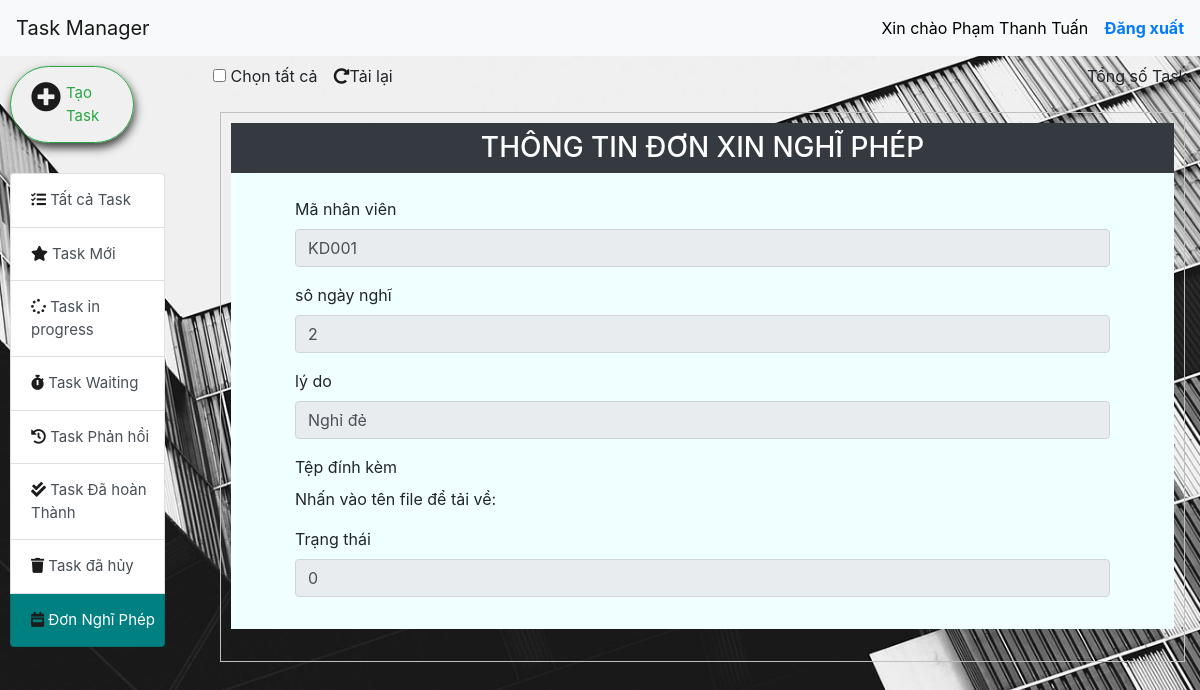
/manager/inforDonDaTao.php?maDon=1 (signed in), run on the app's committed database.
### tables this page shows
CREATE TABLE `DonXinNghiPhep` (
  `maDon` int(10) NOT NULL,
  `maNhanVien` varchar(10) NOT NULL,
  `soNgayNghi` int(11) NOT NULL,
  `trangThai` tinyint(1) NOT NULL DEFAULT '0',
  `lyDo` varchar(200) NOT NULL,
  `ngayTao` datetime NOT NULL DEFAULT CURRENT_TIMESTAMP,
  `tapTin` varchar(200) DEFAULT NULL,
  `KetQua` tinyint(1) NOT NULL DEFAULT '0'
);

### manager/inforDonDaTao.php (the view, shortened to what this page needs)
<?php
        $sql = "SELECT * FROM DonXinNghiPhep where maDon = ".$_GET['maDon']."";
        $conn = connect_db();
        $result = $conn->query($sql);
        $row = $result->fetch_assoc();
?>
<!DOCTYPE html>
<html lang="en">
<head>
	<link rel="stylesheet" href="https://maxcdn.bootstrapcdn.com/bootstrap/4.5.2/css/bootstrap.min.css">
	<link rel="stylesheet" href="../style.css">
	<link rel="stylesheet" href="https://use.fontawesome.com/releases/v5.7.0/css/all.css">
</head>
<body>
	<div>
		<div>
		<nav class="navbar navbar-expand-lg navbar-light bg-light">
				<a class="navbar-brand" href="#">Task Manager</a>
				<div class="collapse navbar-collapse " id="navbarSupportedContent">
						<div>
							<a class="nav-link" href="../profile.php">Xin chào <?= $_SESSION['hoTen'] ?></a>
						</div>
						<div>
							<a class="font-weight-bold" href="../logout.php">Đăng xuất</a>
						</div>
				</div>
			</nav>
		</div>
		<div class="row">
			<div class="col-xl-2  col-sm-12">
				<ul class="menu ">
					<li class="create-task add-task " ><a href="form_add.php" class="d-flex justify-content-between text-success"><i class="fas fa-plus-circle" ></i>   Tạo Task</a></li>
                    <div class="list-group">
                    <a href="index.php" class="list-group-item list-group-item-action ">
                        <i class="fas fa-tasks"></i>   Tất cả Task
                        </a>
                        <a href="newTask.php" class="list-group-item list-group-item-action"><i class="fas fa-star"></i> Task Mới</a>
                        <a href="progress.php" class="list-group-item list-group-item-action "><i class="fas fa-spinner"></i> Task in progress</a>
                        <a href="waiting.php" class="list-group-item list-group-item-action"> <i class="fas fa-stopwatch"></i> Task Waiting</a>
                        <a href="rejected.php" class="list-group-item list-group-item-action"> <i class="fas fa-history"></i> Task Phản hồi</a>
                        <a href="complete.php" class="list-group-item list-group-item-action"><i class="fas fa-check-double"></i> Task Đã hoàn Thành</a>
                        <a href="canceled.php" class="list-group-item list-group-item-action"> <i class="fas fa-trash"></i> Task đã hủy</a>
                        <a href="calendar.php" class="list-group-item list-group-item-action activee"> <i class="fas fa-calendar-week"></i>  Đơn Nghĩ Phép</a>
                    </div>
				</ul>
			</div>
			<div class="col-xl-10  col-sm-12 ">
				<div class="d-flex">
					<div class="p-2">
						<input type="checkbox" id="choose-all" name="choose-all">
						<label for="choose-all">Chọn tất cả</label>
					</div>
					<div class="p-2"><i class="fas fa-redo-alt"></i>Tải lại</div>
					<div class="ml-auto p-2 d-flex">
						<p>Tổng số Task:</p>
					</div>
				</div>
				<div class="all-task">
					<div class="task-content">
                        <h3 class="p-2 d-flex justify-content-center bg-dark text-white">THÔNG TIN ĐƠN XIN NGHĨ PHÉP</h3>
                        <form action="" method="post" enctype="multipart/form-data">
                            <div class="modal-body mx-5">
                                <div class="form-group">
                                    <label for="maNVien">Mã nhân viên</label>
                                    <input type="text" value="<?=$row['maNhanVien']?>"class="form-control" id="maNVien" name="maNVien" readonly />
                                </div>
                                <div class="form-group">
                                    <label for="time">sô ngày nghĩ</label>
                                    <input type="text" value="<?=$row['soNgayNghi']?>"class="form-control" id="time" name="time" readonly />
                                </div>
                                <div class="form-group">
                                    <label for="moTa">lý do</label>
                                    <input  id="moTa" name="moTa" class="form-control" readonly value="<?php echo $row['lyDo'];?>" ></input>
                                </div>
                                <div class="form-group">
                                    <label for="fileCurrent">Tệp đính kèm</label>
                                    <div>Nhấn vào tên file để tải về: <a target="blank" href="/files/<?= $row['tapTin']?>"><?= $row['tapTin']?></a></div>
                                </div>
                                <div class="form-group">
                                    <label for="trangThai">Trạng thái</label>
                                    <input type="text" readonly  class="form-control" id="m-trangThai"  name="trangThai" value="<?=$row['trangThai']?>" />
                                </div>
                            </div>
                        </form>
					</div>
				</div>
		</div>
		</div>
	</div>
</body>
</html>

### style.css (style rules this page uses)
a { text-decoration: none; }
* { box-sizing: border-box; }
body { width: 100%; overflow-x: hidden; }
.menu { list-style-type: none; margin: 10px; padding: 0px; }
.menu a { font-size: 15px; padding: 15px 5px; padding-left: 20px; }
.create-task { border-radius: 5px; border: 1px solid #ccc; }
.add-task { width: 80%; margin-bottom: 30px; border-radius: 50px; border-color: #28a745; box-shadow: 1px 5px 10px rgb(61, 61, 61); display: flex; justify-content: center; align-items: center; }
.fas { color: #1b1b1b; }
.fa-plus-circle { font-size: 30px; text-align: left; margin-right: 5px; }
.all-task { height: 550px; border: 1px solid #c0c0c0; padding: 10px 10px; overflow-y: scroll; margin-right: 15px; margin-left: 15px; cursor: pointer; }
.nav-link { color: rgb(0, 0, 0); }
.activee { background-color: #008080; color : #ffffff; }
body { background-image: url(/images/background.jpg); background-repeat: no-repeat; background-size: cover; }
.task-content { background-color: rgb(240,255,255); }

### data on the page
donxinnghiphep: maNVien "KD001", time "2", moTa "Nghỉ đẻ", trangThai "0"

### other printed values
$_SESSION['hoTen'] "Phạm Thanh Tuấn"
